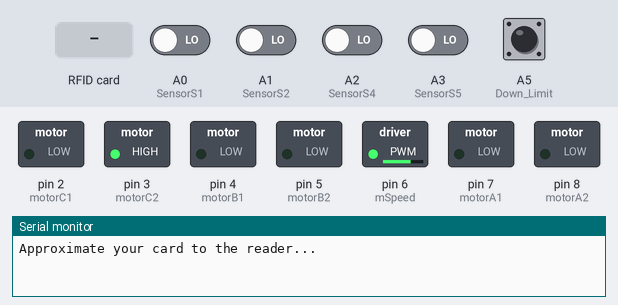
Recording of a sketch running on a simulated Arduino Uno, built with avr-gcc and run on an emulated ATmega328P. Shown: switched loads named in the sketch (green lamp = pin HIGH), the last lines printed to the serial monitor. Inputs (shaded band) come from the test bench; at power-on: A0 (SensorS1), A1 (SensorS2), A2 (SensorS4), A3 (SensorS5), A5 (Down_Limit) LOW. Pins used as bus, display or sensor lines are not drawn.

Above: at 0.8 s.
0.9 s: A5 (Down_Limit) pulled HIGH for 0.15 s
At 1.7 s:
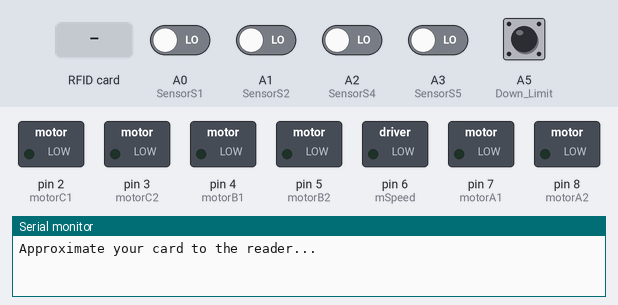
2.5 s: RFID card 29 25 00 6F held to the reader
At 3.5 s:
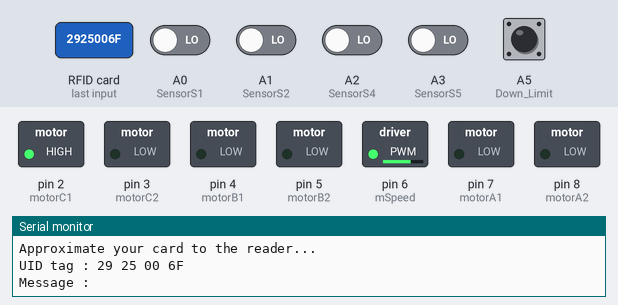
At 7.1 s:
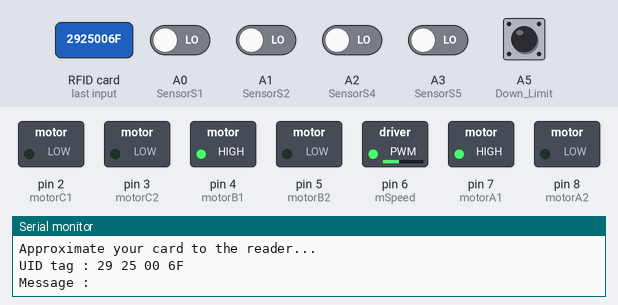
Timing chart, 0 to 9.9 s (numbered marks = the images above; inputs shaded):
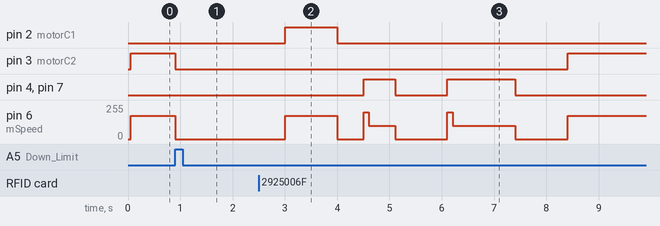

Measured:
- after the input at 0.9 s, pin 3 (motorC2): HIGH → LOW at once; pin 6 (mSpeed): 175/255 → 0/255 at once
- after the input at 2.5 s, pin 2 (motorC1): LOW → HIGH after 0.51 s, → LOW 1.0 s later; pin 3 (motorC2): LOW → HIGH after 5.9 s

The sketch:

Line_follower_forklift_Robot.ino
```cpp
#include <SPI.h>
#include <MFRC522.h>

#define SS_PIN 10
#define RST_PIN 9
MFRC522 mfrc522(SS_PIN, RST_PIN);   // Create MFRC522 instance.


int SensorS1 = A0;
int SensorS2 = A1;
int SensorS4 = A2;
int SensorS5 = A3;
int Down_Limit = A5;
int motorA1 = 7;
int motorA2 = 8;
int motorB1 = 4;
int motorB2 = 5;
int mSpeed = 6;

int motorC1 = 2; //red0
int motorC2 = 3; //black1

int SensorValueS1 = 0;
int SensorValueS2 = 0;
int SensorValueS4 = 0;
int SensorValueS5 = 0;
int Down_Limit_State = 0;
int flag = 0;

void setup() {
  Serial.begin(9600);
  SPI.begin();      // Initiate  SPI bus
  mfrc522.PCD_Init();   // Initiate MFRC522
  Serial.println("Approximate your card to the reader...");
  Serial.println();
  pinMode(SensorS1, INPUT);
  pinMode(SensorS2, INPUT);
  pinMode(SensorS4, INPUT);
  pinMode(SensorS5, INPUT);
  pinMode(Down_Limit, INPUT);
  pinMode(motorA1, OUTPUT);
  pinMode(motorA2, OUTPUT);
  pinMode(motorB1, OUTPUT);
  pinMode(motorB2, OUTPUT);
  pinMode(motorC1, OUTPUT);
  pinMode(motorC2, OUTPUT);
  pinMode(mSpeed, OUTPUT);

  //pinMode(mSpeed3, OUTPUT);
  ForkLiftDown();
  analogWrite(mSpeed, 255);

}

void loop() {
  SensorValueS1 = digitalRead(SensorS1);
  SensorValueS2 = digitalRead(SensorS2);
  SensorValueS4 = digitalRead(SensorS4);
  SensorValueS5 = digitalRead(SensorS5);
  LineFollow();


  if (SensorValueS1 == LOW && SensorValueS2 == LOW && SensorValueS4 == LOW && SensorValueS5 == LOW) {
    Stop();
    // Look for new cards
    if ( ! mfrc522.PICC_IsNewCardPresent())
    {
      return;
    }
    // Select one of the cards
    if ( ! mfrc522.PICC_ReadCardSerial())
    {
      return;
    }
    //Show UID on serial monitor
    Serial.print("UID tag :");
    String content = "";
    byte letter;
    for (byte i = 0; i < mfrc522.uid.size; i++)
    {
      Serial.print(mfrc522.uid.uidByte[i] < 0x10 ? " 0" : " ");
      Serial.print(mfrc522.uid.uidByte[i], HEX);
      content.concat(String(mfrc522.uid.uidByte[i] < 0x10 ? " 0" : " "));
      content.concat(String(mfrc522.uid.uidByte[i], HEX));
    }
    Serial.println();
    Serial.print("Message : ");
    content.toUpperCase();

    if (content.substring(1) == "29 25 00 6F")
    {
      delay(500);
      ForkLiftUp();
      delay(500);
      Forward();
      delay(500);
      SensorValueS2 = digitalRead(SensorS2);
      SensorValueS4 = digitalRead(SensorS4);
      while (SensorValueS2 == HIGH || SensorValueS4 == HIGH) {
        LineFollow();
        SensorValueS2 = digitalRead(SensorS2);
        SensorValueS4 = digitalRead(SensorS4);

      }

      Stop();
      delay(1000);
      Forward();
      delay(1200);
      Stop();
      delay(1000);
      ForkLiftDown();
      delay(1000);
      Backward();
      delay(500);
      Stop();
      delay(500);
      //Forward();
      //delay(200);
      SensorValueS2 = digitalRead(SensorS2);
      SensorValueS4 = digitalRead(SensorS4);
      while (SensorValueS2 == HIGH || SensorValueS4 == HIGH) {
        LineFollow();
        SensorValueS2 = digitalRead(SensorS2);
        SensorValueS4 = digitalRead(SensorS4);

      }
      Stop();
      delay(500);
      Forward();
      delay(100);
    }

    else if (content.substring(1) == "EA 56 38 2E")
    {
      delay(500);
      ForkLiftUp();
      delay(500);
      Forward();
      delay(500);
      SensorValueS2 = digitalRead(SensorS2);
      SensorValueS4 = digitalRead(SensorS4);
      while (SensorValueS2 == HIGH || SensorValueS4 == HIGH) {
        LineFollow();
        SensorValueS2 = digitalRead(SensorS2);
        SensorValueS4 = digitalRead(SensorS4);

      }

      Stop();
      delay(1000);
      Forward();
      delay(200);
      SensorValueS2 = digitalRead(SensorS2);
      SensorValueS4 = digitalRead(SensorS4);
      while (SensorValueS2 == HIGH || SensorValueS4 == HIGH) {
        LineFollow();
        SensorValueS2 = digitalRead(SensorS2);
        SensorValueS4 = digitalRead(SensorS4);

      }
      Stop();
      delay(1000);
      Forward();
      delay(1200);
      Stop();
      delay(1000);
      ForkLiftDown();
      delay(1000);
      Backward();
      delay(500);
      Stop();
      delay(500);
    }

    else   {
      Stop();
      delay(3000);
    }
  }
}

void LineFollow() {

  if (SensorValueS2 == HIGH && SensorValueS4 == HIGH) {
    Forward();
  }

  if ( SensorValueS2 == HIGH && SensorValueS4 == LOW ) {
    TurnRight();
  }

  if ( SensorValueS2 == LOW && SensorValueS4 == HIGH ) {
    TurnLeft();
  }


  //  if ( SensorValueS1 == LOW && SensorValueS2 == LOW && SensorValueS4 == LOW && SensorValueS5 == LOW) {
  //    Stop();
  //  }
}

void InitialForward() {
  digitalWrite(motorA1, HIGH);
  digitalWrite(motorA2, LOW);
  digitalWrite(motorB1, HIGH);
  digitalWrite(motorB2, LOW);
  analogWrite(mSpeed, 200);

}

void Forward() {
  if (flag == 0)
  {
    InitialForward();
    delay(100);
    flag = 1;
  }
  digitalWrite(motorA1, HIGH);
  digitalWrite(motorA2, LOW);
  digitalWrite(motorB1, HIGH);
  digitalWrite(motorB2, LOW);
  analogWrite(mSpeed, 100);

}

void Backward() {
  digitalWrite(motorA1, LOW);
  digitalWrite(motorA2, HIGH);
  digitalWrite(motorB1, LOW);
  digitalWrite(motorB2, HIGH);
  analogWrite(mSpeed, 150);
}

void TurnRight() {
  digitalWrite(motorA1, HIGH);
  digitalWrite(motorA2, LOW);
  digitalWrite(motorB1, LOW);
  digitalWrite(motorB2, HIGH);
  analogWrite(mSpeed, 200);

}

void TurnLeft() {
  digitalWrite(motorA1, LOW);
  digitalWrite(motorA2, HIGH);
  digitalWrite(motorB1, HIGH);
  digitalWrite(motorB2, LOW);
  analogWrite(mSpeed, 200);
}

void Stop() {
  digitalWrite(motorA1, LOW);
  digitalWrite(motorA2, LOW);
  digitalWrite(motorB1, LOW);
  digitalWrite(motorB2, LOW);
  analogWrite(mSpeed , 0);
  flag = 0;
}


void ForkLiftUp() {

  digitalWrite(motorC1, HIGH);
  digitalWrite(motorC2, LOW);
  analogWrite(mSpeed, 175);
  delay(1000);
  digitalWrite(motorC1, LOW);
  digitalWrite(motorC2, LOW);
  analogWrite(mSpeed, 0);

}

void ForkLiftDown() {

  Down_Limit_State = digitalRead(Down_Limit);
  do {
    digitalWrite(motorC1, LOW);
    digitalWrite(motorC2, HIGH);
    analogWrite(mSpeed, 175);
    Down_Limit_State = digitalRead(Down_Limit);
  } while (!Down_Limit_State);

  digitalWrite(motorC1, LOW);
  digitalWrite(motorC2, LOW);
  analogWrite(mSpeed, 0);
  delay(1000);
}
```
